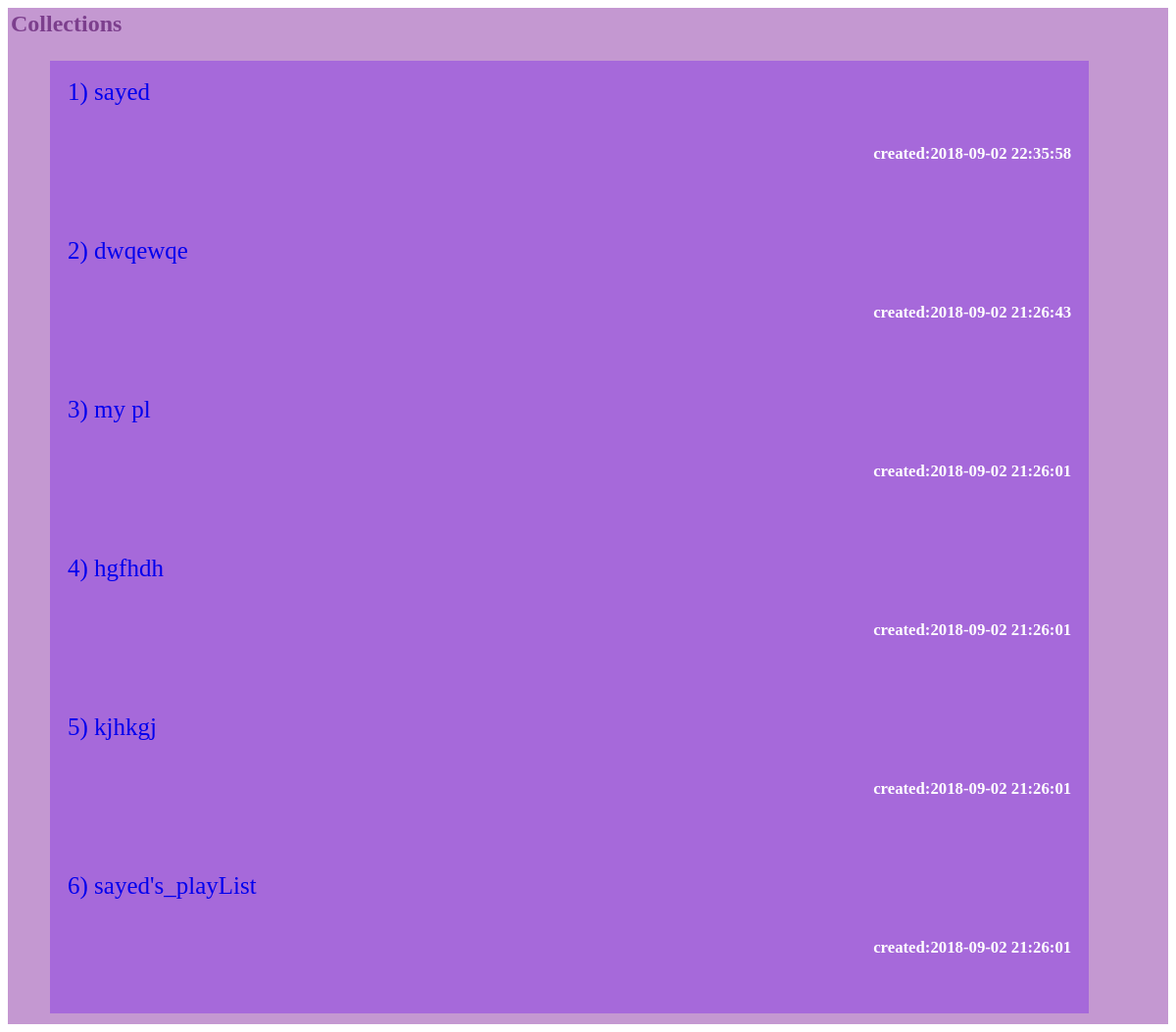
Screenshot of /Collections_menu.php (signed in) with the database file from the repository.
### tables this page shows
CREATE TABLE `playlist` (
  `playlist_id` int(5) NOT NULL,
  `playlist_name` varchar(100) NOT NULL,
  `user_id` varchar(15) NOT NULL,
  `hits` int(10) NOT NULL DEFAULT '0',
  `create_time` timestamp NOT NULL DEFAULT CURRENT_TIMESTAMP
);

### dbconnection.php (called while the page is built, shortened)
<?php
$host_name = "localhost";
$user_name="root";
$password="";
$database_name= "mixtape";
$conn = mysqli_connect( $host_name , $user_name , $password , $database_name) ;
    function allplaylist()
    {
      global $conn;
      $query="SELECT * FROM `playlist` ORDER BY `playlist_id` DESC";
      $result=mysqli_query($conn,$query);
      return $result;
    }
?>

### Collections_menu.php (the view, shortened to what this page needs)
<?php
  require ("dbconnection.php");
?>
<html>
    <head>
        <link rel="stylesheet" type="text/css" href="Mixtape.css">
    </head>
    <body align="center">
    <div id="main" align=center>
        <div id="mainscreen_pl" align="center">
        	<table width=100% height=100%>
			  <tr>
			    <td style="color: #7C3F8D"><h2>Collections</h2></td>
			  </tr>
			  <tr>
          <td>
            <?php
            $playlist=allplaylist();
            if (mysqli_num_rows($playlist) > 0) {
            echo "<ul class='plst' align='left'>";
            $sl = 1 ;
            while ($row = mysqli_fetch_assoc( $playlist) )
          {
        echo "<li class='pl' align='left'><a href='Playlist_viewing.php?serial=".$row["playlist_id"]."'style='text-decoration: none;'>".$sl.") ".$row["playlist_name"]."</a> <h6 align='right'>created:".$row["create_time"]."</h6></li>";
        $sl++ ;
       }
       echo "</ul>";
   }
?>
          </td>
        </tr>
			</table>
    	</div>
    </div>
    </body>
</html>

### Mixtape.css (style rules this page uses)
#main { font-family: verdana; color: white; }
#mainscreen_pl { background-color: #C498D1; background-repeat: no-repeat; background-blend-mode: lighten; width: 100%; height: 100%; border: none; clear:both; float:left; display: block; }

### Collections_menu.php (style rules this page uses)
.pl { background-color: #A669DA; color: #FFFFFF; padding: 18px; width: 90%; border: none; text-align: left; outline: none; font-size: 25px; }
.pl a { text-decoration: none; }
.plst { list-style-type: none; align-content: left; }

### rows the page displays
playlist: playlist_name "sayed", create_time "2018-09-02 22:35:58"
playlist: playlist_name "dwqewqe", create_time "2018-09-02 21:26:43"
playlist: playlist_name "my pl", create_time "2018-09-02 21:26:01"
playlist: playlist_name "hgfhdh", create_time "2018-09-02 21:26:01"
playlist: playlist_name "kjhkgj", create_time "2018-09-02 21:26:01"
playlist: playlist_name "sayed's_playList", create_time "2018-09-02 21:26:01"
